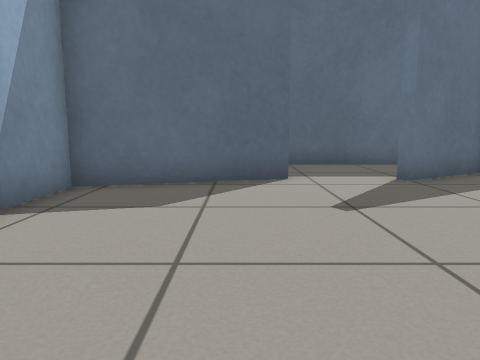
view 1 (above)

15 first-person views from a walk through a Gazebo world. The camera is 0.5 m above the floor, tilts 8° down and sees 70° across. The floor is counted in squares, 0.5 m on a side. Each view is taken from the middle of a square. On the plan, view 1 faces up. The plan holds only what a view shows up to about 13 squares ahead; the rest is blank.

view 2
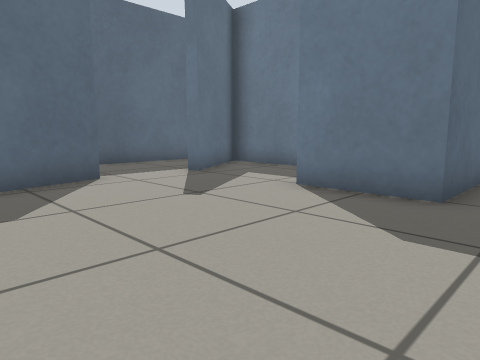

view 3
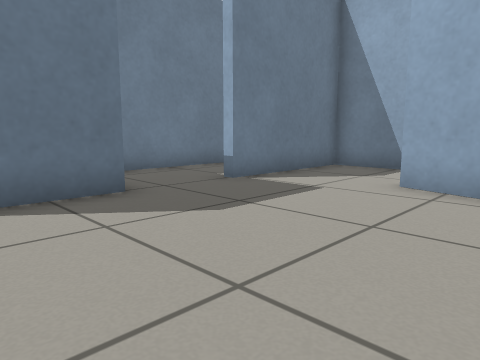

view 4
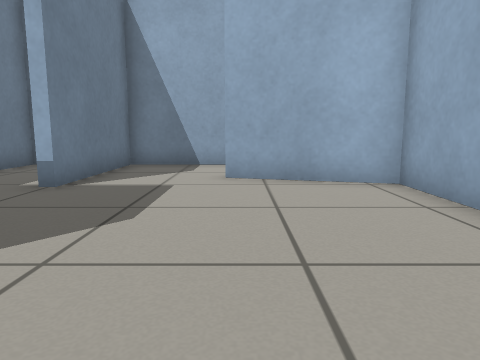

view 5
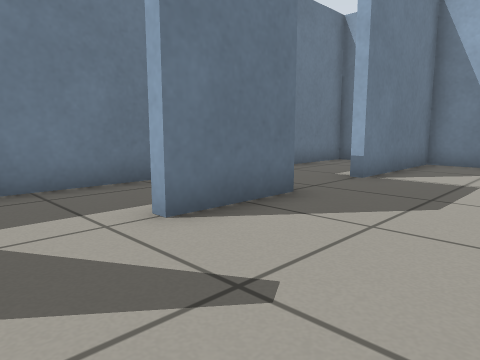

view 6
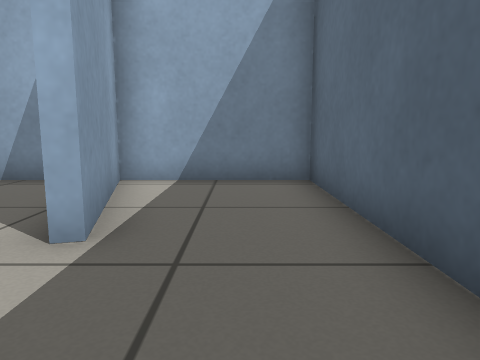

view 7
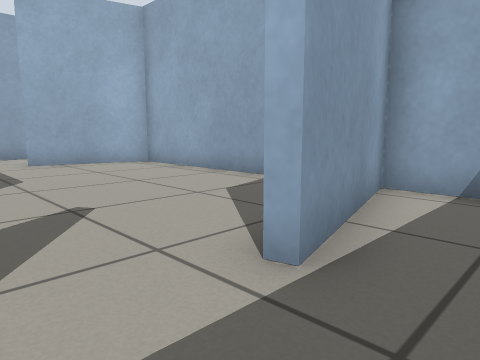

view 8
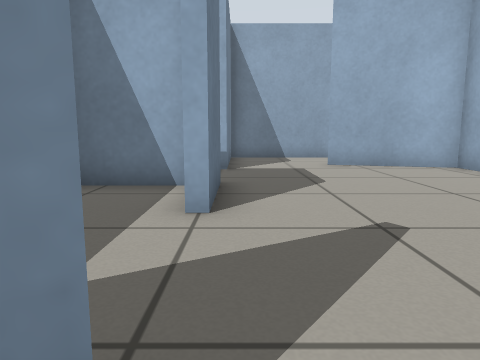

view 9
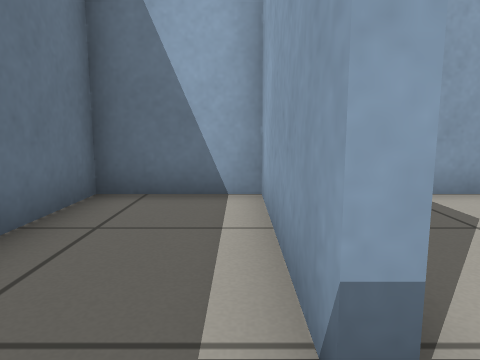

view 10
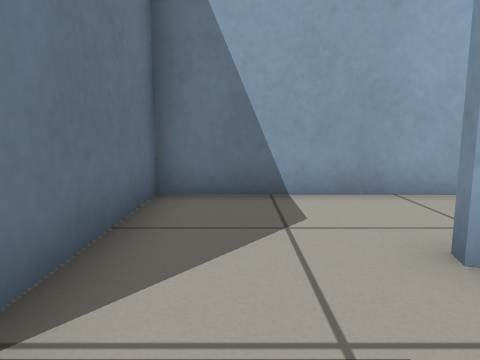

view 11
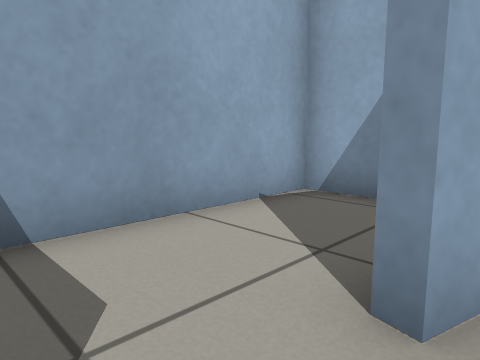

view 12
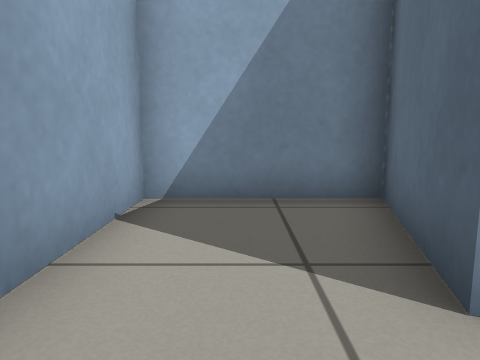

view 13
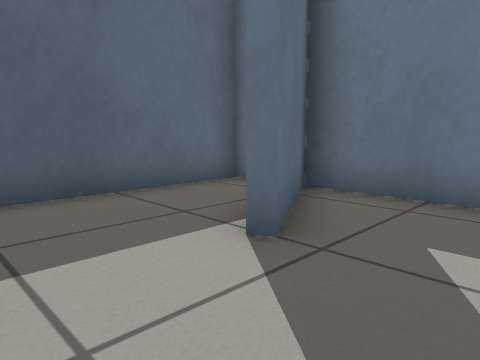

view 14
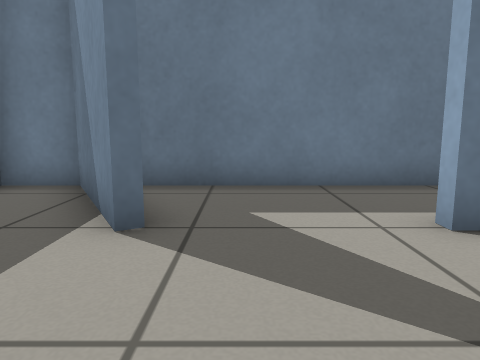

view 15
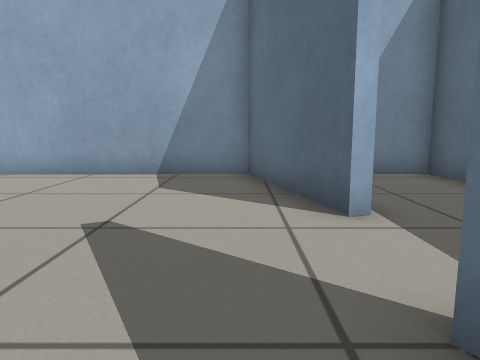

### Floor plan
Ten units are one square. View 1 is at (0, 0); x grows to the right and y downward. Boxes are objects, and circles mark ways between rooms. Rooms are numbered by the first view taken in them; rooms with no view inside come last. Other rooms are left out.
<svg viewBox="-36 -109 104 168">
<path fill="none" stroke="#000" d="M34 -13 34 -39M40 -16 60 -16M11 -73 -31 -62 -31 15 3 25 2 27 -31 19 -31 54 34 54 34 11 36 11M33 -72 63 -90 63 -104 -31 -104 -31 -65 10 -76M63 -22 63 -86 34 -70M36 11 36 54 63 54 63 0M57 -13 34 -13"/>
<circle cx="30" cy="5" r="3" fill="#2a7"/>
<text x="10" y="-30">1</text>
<text x="50" y="20">2</text>
</svg>
Room 1 opens to room 2.

Where each view was taken, in squares from view 1:
view 1: 0 up, 0 right, facing up
view 2: 0 up, 2 left, facing up-right
view 3: 4 up, 2 left, facing down-right
view 4: 5 up, 0 right, facing down
view 5: 6 up, 0 right, facing down-right
view 6: 9 up, 4 right, facing left
view 7: 9 up, 3 right, facing down-left
view 8: 8 up, 3 right, facing down
view 9: 0 up, 4 right, facing down
view 10: 0 up, 2 right, facing down
view 11: 2 down, 2 right, facing down-left
view 12: 4 down, 2 right, facing left
view 13: 5 up, 1 right, facing up-right
view 14: 6 up, 0 right, facing right
view 15: 6 up, 5 right, facing left
